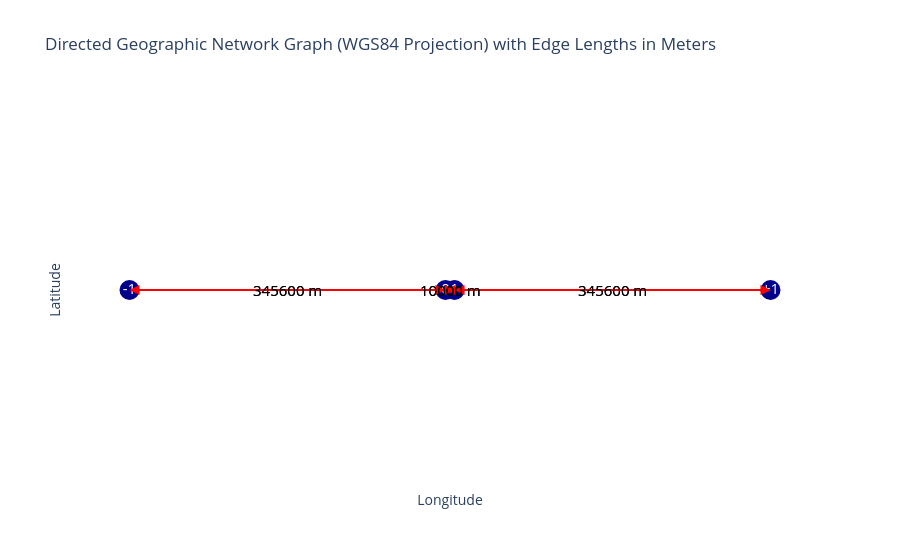

Write notebook code for a chart like this one.
### Code cell
graph_module.plot_graph(graph)

### Figure 1 — Plotly figure (JSON) as saved in the notebook; plotly's stock layout.template omitted (floating-point values rounded to 4 significant figures)
{"data": [{"hoverinfo": "none", "line": {"color": "red", "width": 2}, "mode": "lines", "type": "scatter", "x": [-3.149, -0.04492], "y": [0, 0]}, {"hoverinfo": "none", "line": {"color": "red", "width": 2}, "mode": "lines", "type": "scatter", "x": [-0.04492, -3.149], "y": [0, 0]}, {"hoverinfo": "none", "line": {"color": "red", "width": 2}, "mode": "lines", "type": "scatter", "x": [-0.04492, 0.04492], "y": [0, 0]}, {"hoverinfo": "none", "line": {"color": "red", "width": 2}, "mode": "lines", "type": "scatter", "x": [0.04492, -0.04492], "y": [0, 0]}, {"hoverinfo": "none", "line": {"color": "red", "width": 2}, "mode": "lines", "type": "scatter", "x": [0.04492, 3.149], "y": [0, 0]}, {"hoverinfo": "none", "line": {"color": "red", "width": 2}, "mode": "lines", "type": "scatter", "x": [3.149, 0.04492], "y": [0, 0]}, {"hoverinfo": "text", "marker": {"color": "darkblue", "size": 20}, "mode": "markers+text", "text": ["-1", "0", "1", "+1"], "textfont": {"color": "white", "size": 15}, "textposition": "middle center", "type": "scatter", "x": [-3.149, -0.04492, 0.04492, 3.149], "y": [0, 0, 0, 0]}], "layout": {"annotations": [{"arrowcolor": "red", "arrowhead": 2, "arrowsize": 2, "arrowwidth": 1, "ax": -3.149, "axref": "x", "ay": 0, "ayref": "y", "showarrow": true, "x": -0.04492, "xref": "x", "y": 0, "yref": "y"}, {"arrowcolor": "red", "arrowhead": 2, "arrowsize": 2, "arrowwidth": 1, "ax": -0.04492, "axref": "x", "ay": 0, "ayref": "y", "showarrow": true, "x": -3.149, "xref": "x", "y": 0, "yref": "y"}, {"arrowcolor": "red", "arrowhead": 2, "arrowsize": 2, "arrowwidth": 1, "ax": -0.04492, "axref": "x", "ay": 0, "ayref": "y", "showarrow": true, "x": 0.04492, "xref": "x", "y": 0, "yref": "y"}, {"arrowcolor": "red", "arrowhead": 2, "arrowsize": 2, "arrowwidth": 1, "ax": 0.04492, "axref": "x", "ay": 0, "ayref": "y", "showarrow": true, "x": -0.04492, "xref": "x", "y": 0, "yref": "y"}, {"arrowcolor": "red", "arrowhead": 2, "arrowsize": 2, "arrowwidth": 1, "ax": 0.04492, "axref": "x", "ay": 0, "ayref": "y", "showarrow": true, "x": 3.149, "xref": "x", "y": 0, "yref": "y"}, {"arrowcolor": "red", "arrowhead": 2, "arrowsize": 2, "arrowwidth": 1, "ax": 3.149, "axref": "x", "ay": 0, "ayref": "y", "showarrow": true, "x": 0.04492, "xref": "x", "y": 0, "yref": "y"}, {"font": {"color": "black", "size": 15}, "showarrow": false, "text": "345600 m", "x": -1.597, "y": 0}, {"font": {"color": "black", "size": 15}, "showarrow": false, "text": "345600 m", "x": -1.597, "y": 0}, {"font": {"color": "black", "size": 15}, "showarrow": false, "text": "10000 m", "x": 0, "y": 0}, {"font": {"color": "black", "size": 15}, "showarrow": false, "text": "10000 m", "x": 0, "y": 0}, {"font": {"color": "black", "size": 15}, "showarrow": false, "text": "345600 m", "x": 1.597, "y": 0}, {"font": {"color": "black", "size": 15}, "showarrow": false, "text": "345600 m", "x": 1.597, "y": 0}], "plot_bgcolor": "white", "showlegend": false, "title": {"text": "Directed Geographic Network Graph (WGS84 Projection) with Edge Lengths in Meters"}, "xaxis": {"showgrid": false, "showticklabels": false, "title": {"text": "Longitude"}, "zeroline": false}, "yaxis": {"showgrid": false, "showticklabels": false, "title": {"text": "Latitude"}, "zeroline": false}}}
